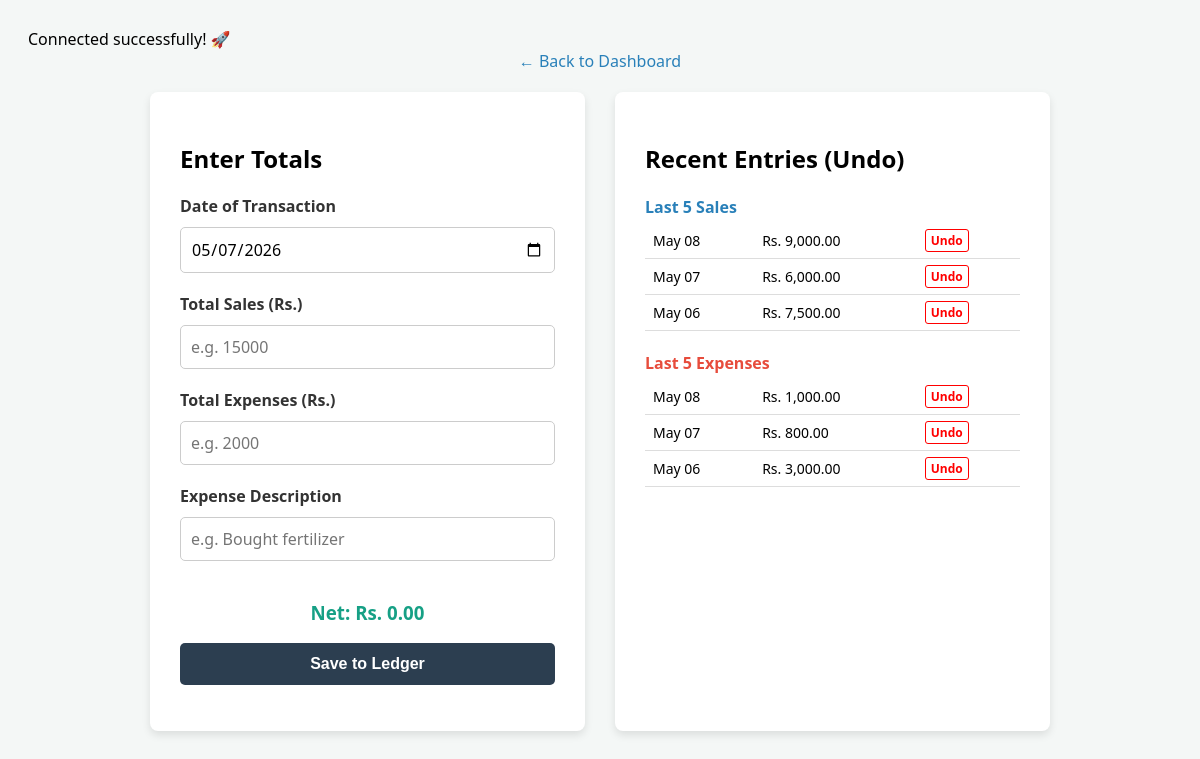
The page /daily_entry.php (signed in) on the database its author committed.
### tables this page shows
CREATE TABLE `sales` (
  `sale_id` int(11) NOT NULL,
  `sale_date` datetime DEFAULT current_timestamp(),
  `total_amount` decimal(10,2) NOT NULL,
  `payment_method` varchar(50) DEFAULT 'Cash'
);

CREATE TABLE `expenses` (
  `expense_id` int(11) NOT NULL,
  `expense_date` datetime DEFAULT current_timestamp(),
  `amount` decimal(10,2) NOT NULL,
  `description` varchar(255) NOT NULL
);

### daily_entry.php (the view, shortened to what this page needs)
<?php
require 'db_connect.php';
$recentSales = $conn->query("SELECT * FROM sales ORDER BY sale_date DESC LIMIT 5");
$recentExp = $conn->query("SELECT * FROM expenses ORDER BY expense_date DESC LIMIT 5");
?>
<!DOCTYPE html>
<html lang="en">
<head>
</head>
<body>
    <a href="index.php" style="display: block; text-align: center; margin-bottom: 20px; text-decoration: none; color: #2980b9;">← Back to Dashboard</a>
    <div class="wrapper">
        <div class="box">
            <h2>Enter Totals</h2>
            <form action="daily_entry.php" method="POST">
                <label>Date of Transaction</label>
                <input type="date" name="entry_date" value="<?php echo date('Y-m-d'); ?>" required>
                <label>Total Sales (Rs.)</label>
                <input type="number" step="0.01" id="sale_amount" name="sale_amount" placeholder="e.g. 15000">
                <label>Total Expenses (Rs.)</label>
                <input type="number" step="0.01" id="exp_amount" name="exp_amount" placeholder="e.g. 2000">
                <label>Expense Description</label>
                <input type="text" name="exp_desc" placeholder="e.g. Bought fertilizer">
                <h3 style="text-align:center; color:#16a085;">Net: Rs. <span id="net_sale_display">0.00</span></h3>
                <button type="submit">Save to Ledger</button>
            </form>
        </div>
        <div class="box">
            <h2>Recent Entries (Undo)</h2>
            <h4 style="margin-bottom: 5px; color: #2980b9;">Last 5 Sales</h4>
            <table>
                <?php while($row = $recentSales->fetch_assoc()) { ?>
                    <tr>
                        <td><?php echo date('M d', strtotime($row['sale_date'])); ?></td>
                        <td>Rs. <?php echo number_format($row['total_amount'], 2); ?></td>
                        <td><a href="daily_entry.php?delete_sale=<?php echo $row['sale_id']; ?>" class="btn-delete" onclick="return confirm('Delete this sale?');">Undo</a></td>
                    </tr>
                <?php } ?>
            </table>
            <h4 style="margin-bottom: 5px; color: #e74c3c;">Last 5 Expenses</h4>
            <table>
                <?php while($row = $recentExp->fetch_assoc()) { ?>
                    <tr>
                        <td><?php echo date('M d', strtotime($row['expense_date'])); ?></td>
                        <td>Rs. <?php echo number_format($row['amount'], 2); ?></td>
                        <td><a href="daily_entry.php?delete_exp=<?php echo $row['expense_id']; ?>" class="btn-delete" onclick="return confirm('Delete this expense?');">Undo</a></td>
                    </tr>
                <?php } ?>
            </table>
        </div>
    </div>
</body>
</html>

### daily_entry.php (style rules this page uses)
body { font-family: 'Segoe UI', Tahoma, sans-serif; background-color: #f4f7f6; padding: 20px; }
.wrapper { display: flex; gap: 30px; max-width: 900px; margin: auto; }
.box { background: white; padding: 30px; border-radius: 8px; box-shadow: 0 4px 8px rgba(0,0,0,0.1); flex: 1; }
input[type="number"], input[type="text"], input[type="date"] { width: 100%; padding: 10px; margin: 10px 0 20px 0; border: 1px solid #ccc; border-radius: 5px; box-sizing: border-box; font-size: 16px; font-family: inherit; }
label { font-weight: bold; color: #333; }
button { width: 100%; padding: 12px; background-color: #2c3e50; color: white; border: none; border-radius: 5px; cursor: pointer; font-size: 16px; font-weight: bold; }
table { width: 100%; border-collapse: collapse; margin-bottom: 20px; font-size: 14px; }
th, td { padding: 8px; border-bottom: 1px solid #ddd; text-align: left; }
.btn-delete { color: red; text-decoration: none; font-weight: bold; font-size: 12px; border: 1px solid red; padding: 2px 5px; border-radius: 3px; }

### rows shown on the page
sales: sale_date "May 08", total_amount "9,000.00"
sales: sale_date "May 07", total_amount "6,000.00"
sales: sale_date "May 06", total_amount "7,500.00"
expenses: expense_date "May 08", amount "1,000.00"
expenses: expense_date "May 07", amount "800.00"
expenses: expense_date "May 06", amount "3,000.00"
